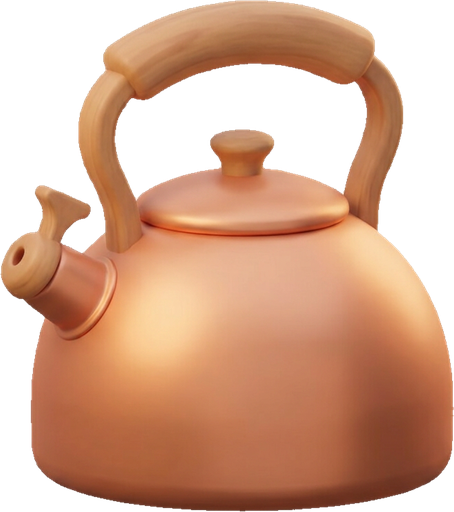
#> input picture memory-match/art/kitchen/kettle.png, 454 x 512 px, found by its file name
$ python key_white.py raw/kettle.png --outdir ../kitchen --check
#> lines starting #> are read from the running program, lines starting #| are printed output that depends on the picture; after the words box and inside, x2 and y2 are one past the last pixel; in counts of white or black regions, pixels touching at a corner belong together
#!/usr/bin/env python3
"""Key Layer AI's white-background item renders to tight transparent PNGs.

Layer's `remove_background: true` is silently ignored in the zynga workspace (no
BiRefNet v2), so every item render arrives as RGB on near-white. This does the
keying locally.

    python3 key_white.py raw/*.png --outdir ../attic
    python3 key_white.py raw/kettle.png --outdir ../kitchen --check

`--check` also writes `<name>.check.png`, the result composited over a MAGENTA
checkerboard. Always eyeball that, never the bare PNG on a white page — a white
halo is invisible against white.

Why each step exists (skip one and it shows):

1. The background colour is read from the border and everything is measured as a
   *distance from it*, not against an absolute cutoff. Layer's "white" lands
   anywhere from 243 to 255, and a hardcoded 244 threshold silently keys nothing
   on a 243 background. The tell for that failure is "subject = 99% of frame",
   which this script checks for and warns about.
2. Only the near-white component *connected to the border* is treated as
   background. Connectivity is the whole point: it protects white **inside** the
   subject (a cream mixing bowl, the white of an enamel trivet).
3. Enclosed near-white holes (backdrop seen between a toolbox's tools) are
   recovered by a second pass. An enclosed blob is background only if it is as
   flat as real backdrop: mean within MEAN_TOL of the border colour and
   per-channel std <= STD_TOL. Lit subject white is never that flat.
4. The background is dilated ~2px to swallow the anti-aliased ring. Without
   this a white fringe survives.
5. Alpha is feathered ~0.7px and subject colour is bled outward into the
   transparent pixels, so the soft edge cannot reveal white underneath.
"""

import argparse
import os
import sys

import numpy as np
from PIL import Image
from scipy.ndimage import (
    binary_dilation,
    distance_transform_edt,
    gaussian_filter,
    label,
)

# Distance from the border colour still counted as "might be background".
# Generous on purpose — flatness and connectivity do the real discriminating.
NEAR_TOL = 14
# An enclosed blob is backdrop only if it is this flat (see step 3).
MEAN_TOL = 3.0
STD_TOL = 2.5
BG_DILATE_PX = 2
FEATHER_SIGMA = 0.7
LONG_SIDE = 512


def key_one(path, outdir, check=False, long_side=LONG_SIDE):
#> called with path = 'raw/kettle.png', outdir = '../kitchen', check = True, long_side = 512
    name = os.path.splitext(os.path.basename(path))[0]
    rgb = np.asarray(Image.open(path).convert("RGB")).astype(np.float32)
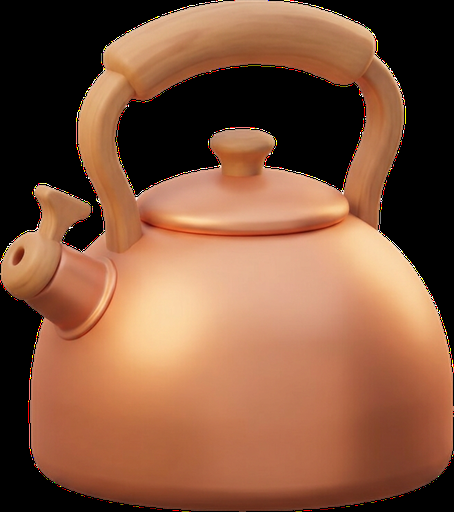
#> rgb: shape (512, 454, 3) float32; mean R, G, B 131.1, 86.4, 61.7
    h, w, _ = rgb.shape
#> h = 512; w = 454

    # --- 1. background colour from the border, and a distance-based mask ------
    border_px = np.concatenate(
        [rgb[0, :, :], rgb[-1, :, :], rgb[:, 0, :], rgb[:, -1, :]]
    )
#> border_px = 1932 rows, first 8: [0, 0, 0], [0, 0, 0], [0, 0, 0], [0, 0, 0], [0, 0, 0], [0, 0, 0], [0, 0, 0], [0, 0, 0]
    bg_col = np.median(border_px, axis=0)
#> bg_col = [0, 0, 0]
    dist = np.abs(rgb - bg_col).max(axis=2)
    near = dist <= NEAR_TOL
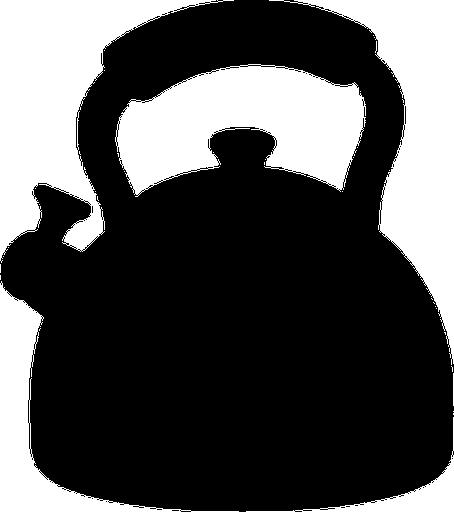
#> near: shape (512, 454) bool; 32.2% white; 40 white regions (34 under 20 px), largest, box (x1, y1, x2, y2) and area: (0, 0, 234, 263) 22554, (115, 64, 366, 197) 20741, (269, 0, 454, 365) 19800, (0, 281, 239, 512) 9280, (246, 417, 454, 512) 2454, (453, 373, 454, 406) 33

    # --- 2. keep only the near-white region connected to the border ----------
    lab, n = label(near)
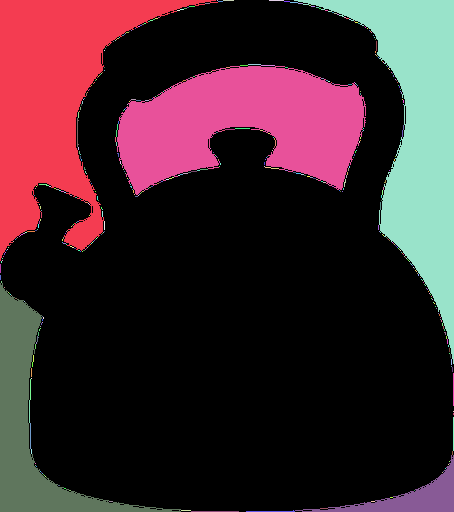
#> lab: shape (512, 454) int32; 512 distinct labels, from 0 to 511; one colour per label, 0 black
#> n = 511
    border_labels = set(lab[0, :]) | set(lab[-1, :]) | set(lab[:, 0]) | set(lab[:, -1])
#> border_labels = 16 items
    border_labels.discard(0)
    bg = np.isin(lab, list(border_labels))
#> bg: shape (512, 454) bool; 23% white; 14 white regions (7 under 20 px), largest, box (x1, y1, x2, y2) and area: (0, 0, 218, 261) 22235, (294, 0, 454, 364) 19563, (0, 283, 181, 512) 9068

    # --- 3. enclosed holes that are as flat as real backdrop ----------------
    holes = 0
    for lb in range(1, n + 1):
        if lb in border_labels:
            continue
        m = lab == lb
        px = rgb[m]
        if px.shape[0] < 4:
            continue
        if (
            np.abs(px.mean(axis=0) - bg_col).max() <= MEAN_TOL
            and px.std(axis=0).max() <= STD_TOL
        ):
            bg |= m
            holes += 1
#> this loop made 511 passes
#> px on passes 11, 13, 14, 15, 16, 17, 18, 19, 20, 21, 22, 23: [[0, 0, 0], [0, 0, 0]], [[0, 0, 0], [0, 0, 0], [0, 0, 0], [0, 0, 0]], [[0, 0, 0], [0, 0, 0]], [[0, 0, 0], [0, 0, 0], [0, 0, 0]], [[0, 0, 0], [0, 0, 0], [1, 0, 0]], [[0, 0, 0], [0, 0, 0]], [[0, 0, 0], [0, 0, 0], [0, 0, 0], [0, 0, 0]], [[0, 0, 0], [0, 0, 0], [0, 0, 0]], [[0, 0, 0], [0, 0, 0], [0, 0, 0]], [[0, 0, 0], [0, 0, 0]], [[0, 0, 0], [0, 0, 0], [0, 0, 0]], [[0, 0, 0], [0, 0, 0]]
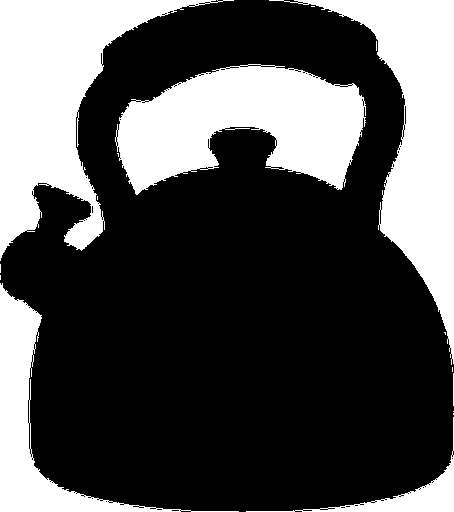
#> bg: shape (512, 454) bool; 32% white; 16 white regions (10 under 20 px), largest, box (x1, y1, x2, y2) and area: (0, 0, 234, 261) 22352, (115, 64, 366, 195) 20545, (269, 0, 454, 365) 19650, (0, 283, 239, 512) 9242, (246, 417, 454, 512) 2445, (453, 373, 454, 406) 33
#> after the loop, holes = 72

    subject_frac = 1.0 - bg.mean()
#> subject_frac = 0.68
    warn = ""
    if subject_frac > 0.95:
        warn = "  !! subject = %.0f%% of frame — keying almost certainly FAILED" % (
            subject_frac * 100
        )
    elif subject_frac < 0.02:
        warn = "  !! subject = %.1f%% of frame — keyed away the object?" % (
            subject_frac * 100
        )

    # --- 4. swallow the anti-aliased ring ------------------------------------
    if BG_DILATE_PX:
        bg = binary_dilation(bg, iterations=BG_DILATE_PX)
#> bg: shape (512, 454) bool; 34.7% white; 4 white regions, box (x1, y1, x2, y2) and area: (0, 0, 241, 512) 34087, (113, 62, 368, 197) 22502, (267, 0, 454, 408) 20921, (244, 409, 454, 512) 3065
    subj = ~bg
    if not subj.any():
        print("%-16s SKIPPED — nothing left after keying" % name, file=sys.stderr)
        return None

    # --- 5. feather alpha, and bleed subject colour outward ------------------
    alpha = gaussian_filter(subj.astype(np.float32), FEATHER_SIGMA)
    alpha = np.clip(alpha, 0.0, 1.0)
    alpha[subj] = np.maximum(alpha[subj], 1.0)
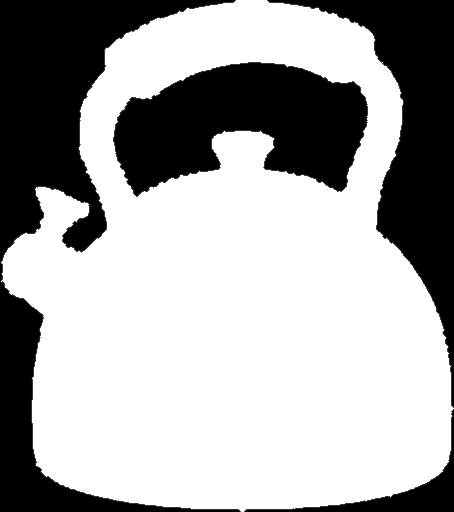
#> alpha: shape (512, 454) float32; min 0, max 1, mean 0.656

    # Nearest-subject-pixel colour for every non-subject pixel, so the feathered
    # edge blends toward the object rather than toward white.
    iy, ix = distance_transform_edt(bg, return_indices=True, return_distances=False)
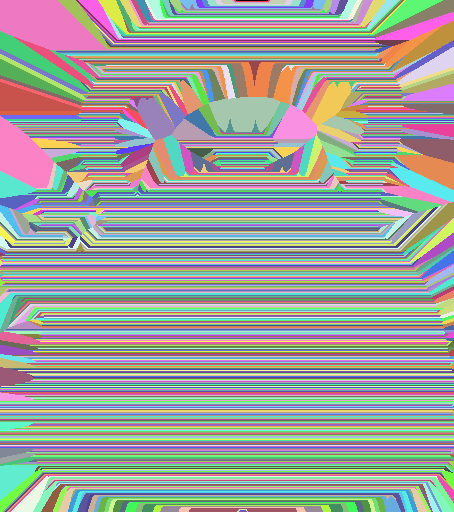
#> iy: shape (512, 454) int32; 512 distinct labels, from 0 to 511; one colour per label, 0 black
    bled = rgb[iy, ix]
    out_rgb = np.where(subj[..., None], rgb, bled)

    rgba = np.dstack([out_rgb, alpha * 255.0]).astype(np.uint8)

    # --- crop tight to the alpha bbox, then scale the long side --------------
    ys, xs = np.where(alpha > 0.02)
    y0, y1, x0, x1 = ys.min(), ys.max() + 1, xs.min(), xs.max() + 1
#> y0 = 0; y1 = 512; x0 = 0; x1 = 454
    img = Image.fromarray(rgba[y0:y1, x0:x1], "RGBA")
    if long_side:
        sw, sh = img.size
#> sw = 454; sh = 512
        scale = long_side / max(sw, sh)
#> scale = 1
        if scale < 1.0:
            img = img.resize(
                (max(1, round(sw * scale)), max(1, round(sh * scale))),
                Image.LANCZOS,
            )

    os.makedirs(outdir, exist_ok=True)
    dest = os.path.join(outdir, name + ".png")
    img.save(dest)

    if check:
        img_check = checkerboard(img)
        img_check.save(os.path.join(outdir, name + ".check.png"))

    print(
        "%-16s bg=%s holes=%d  %dx%d -> %dx%d%s"
        % (
            name,
            "(%d,%d,%d)" % tuple(int(c) for c in bg_col),
            holes,
            w,
            h,
            img.size[0],
            img.size[1],
            warn,
        )
    )
    return dest, img.size


def checkerboard(img, square=16):
    """Composite over a magenta checkerboard — halos are invisible on white."""
#> called with square = 16
    w, h = img.size
#> w = 454; h = 512
    yy, xx = np.mgrid[0:h, 0:w]
    odd = ((yy // square) + (xx // square)) % 2
    base = np.where(
        odd[..., None] == 0,
        np.array([255, 0, 255], np.uint8),
        np.array([40, 40, 40], np.uint8),
    ).astype(np.float32)
    a = np.asarray(img).astype(np.float32)
    al = a[..., 3:4] / 255.0
    comp = a[..., :3] * al + base * (1.0 - al)
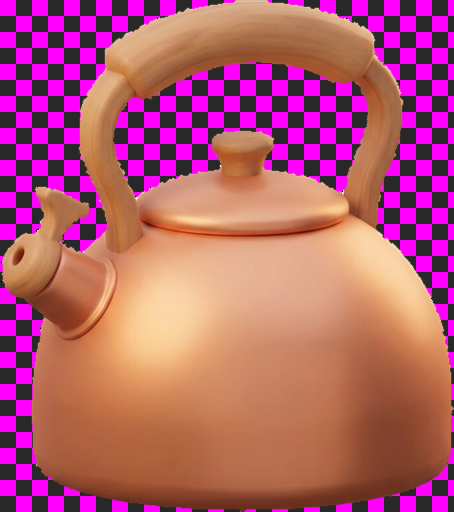
#> comp: shape (512, 454, 3) float32; mean R, G, B 177.9, 90.7, 110.7
    return Image.fromarray(comp.astype(np.uint8), "RGB")


def main():
    ap = argparse.ArgumentParser(description=__doc__)
    ap.add_argument("inputs", nargs="+")
    ap.add_argument("--outdir", required=True)
    ap.add_argument("--check", action="store_true", help="also write .check.png")
    ap.add_argument("--long-side", type=int, default=LONG_SIDE)
    args = ap.parse_args()

    for p in args.inputs:
        try:
            key_one(p, args.outdir, check=args.check, long_side=args.long_side)
#| kettle           bg=(0,0,0) holes=72  454x512 -> 454x512
        except Exception as e:  # keep going through a batch
            print("%-16s ERROR %s" % (os.path.basename(p), e), file=sys.stderr)


if __name__ == "__main__":
    main()

$ run again, with memory-match/art/kitchen/jamjars.png copied over memory-match/art/kitchen/kettle.png
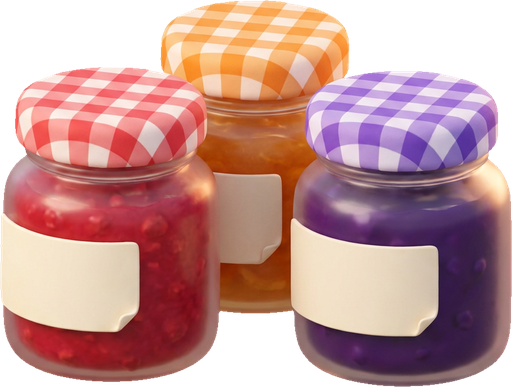
#> input picture memory-match/art/kitchen/jamjars.png, 512 x 387 px, found by its file name
#> border_px = 1798 rows, first 8: [0, 0, 0], [0, 0, 0], [0, 0, 0], [0, 0, 0], [0, 0, 0], [0, 0, 0], [0, 0, 0], [0, 0, 0]
#> bg_col = [0, 0, 0]
#> near: shape (387, 512) bool; 19.8% white; 16 white regions (12 under 20 px), largest, box (x1, y1, x2, y2) and area: (276, 0, 512, 192) 14339, (0, 0, 234, 215) 13870, (0, 304, 383, 387) 9930, (423, 324, 512, 387) 1139
#> lab: shape (387, 512) int32; 326 distinct labels, from 0 to 325
#> n = 325
#> border_labels = 15 items
#> the loop in key_one, `for lb in range(1, n + 1):` made 325 passes
#> px on passes 10, 11, 12, 13, 14, 16, 18, 20: [[0, 0, 0], [0, 0, 0], [0, 0, 0], [0, 0, 0]], [[0, 0, 0]], [[0, 0, 0]], [[0, 0, 0], [0, 0, 0], [0, 0, 0]], [[0, 0, 0], [0, 0, 0], [0, 0, 0], [0, 0, 0]], [[0, 0, 0], [0, 0, 0], [0, 0, 0]], [[0, 0, 0], [0, 0, 0], [0, 0, 0]], [[0, 0, 0], [0, 0, 0]]
#> after the loop in key_one, `for lb in range(1, n + 1):`:
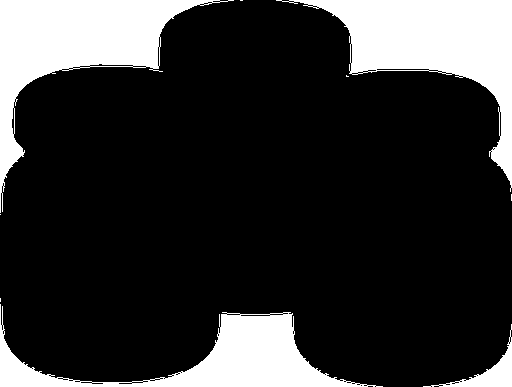
#> bg: shape (387, 512) bool; 19.6% white; 9 white regions (5 under 20 px), largest, box (x1, y1, x2, y2) and area: (276, 0, 512, 192) 14226, (0, 0, 234, 213) 13754, (0, 304, 383, 387) 9817, (423, 324, 512, 387) 1109
#> after the loop in key_one, `for lb in range(1, n + 1):`: holes = 55
#> subject_frac = 0.804
#> subj: shape (387, 512) bool; 78.5% white; 5 black regions (1 under 20 px), largest, box (x1, y1, x2, y2) and area: (274, 0, 512, 203) 15248, (0, 0, 236, 217) 14791, (0, 296, 385, 387) 11116, (421, 322, 512, 387) 1398
#> iy: shape (387, 512) int32; 387 distinct labels, from 0 to 386
#> y0 = 0; y1 = 387; x0 = 0; x1 = 512
#> in checkerboard, `comp = a[..., :3] * al + base * (1.0 - al)`:
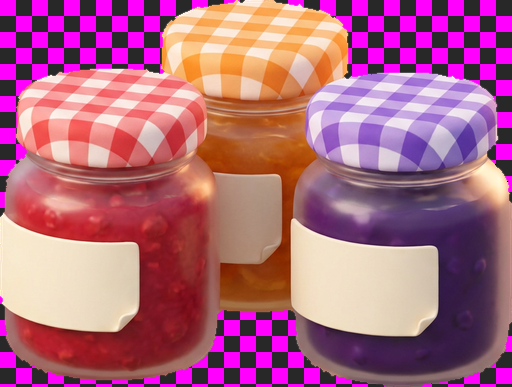
#> comp: shape (387, 512, 3) float32; mean R, G, B 173.1, 101.7, 126.9
#| kettle           bg=(0,0,0) holes=55  512x387 -> 512x387

$ run again, with memory-match/art/kitchen/mixingbowl.png copied over memory-match/art/kitchen/kettle.png
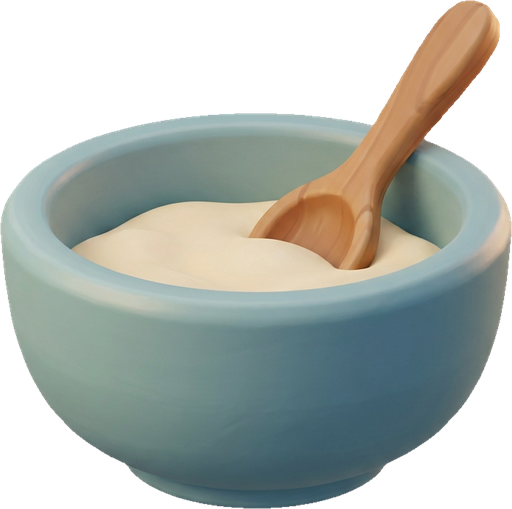
#> input picture memory-match/art/kitchen/mixingbowl.png, 512 x 509 px, found by its file name
#> border_px = 2042 rows, first 8: [0, 0, 0], [0, 0, 0], [0, 0, 0], [0, 0, 0], [0, 0, 0], [0, 0, 0], [0, 0, 0], [0, 0, 0]
#> bg_col = [0, 0, 0]
#> near: shape (509, 512) bool; 34% white; 15 white regions (11 under 20 px), largest, box (x1, y1, x2, y2) and area: (0, 0, 465, 220) 52736, (271, 238, 512, 509) 14278, (0, 237, 243, 509) 14240, (425, 0, 512, 221) 7383
#> lab: shape (509, 512) int32; 301 distinct labels, from 0 to 300
#> n = 300
#> border_labels = 9 items
#> the loop in key_one, `for lb in range(1, n + 1):` made 300 passes
#> px on passes 5 to 7: [[0, 0, 0]], [[0, 0, 0], [0, 0, 0]], [[0, 0, 0], [0, 0, 0]]
#> after the loop in key_one, `for lb in range(1, n + 1):`: holes = 20
#> subject_frac = 0.661
#> subj: shape (509, 512) bool; 64.6% white; 4 black regions, box (x1, y1, x2, y2) and area: (0, 0, 467, 224) 54066, (269, 236, 512, 509) 15158, (0, 233, 245, 509) 15109, (424, 0, 512, 223) 7904
#> iy: shape (509, 512) int32; 509 distinct labels, from 0 to 508
#> y0 = 0; y1 = 509; x0 = 0; x1 = 512
#> in checkerboard, `comp = a[..., :3] * al + base * (1.0 - al)`:
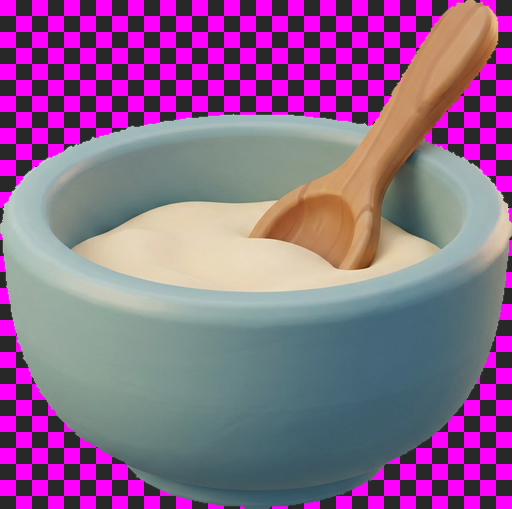
#> comp: shape (509, 512, 3) float32; mean R, G, B 139.6, 100.8, 140.3
#| kettle           bg=(0,0,0) holes=20  512x509 -> 512x509
